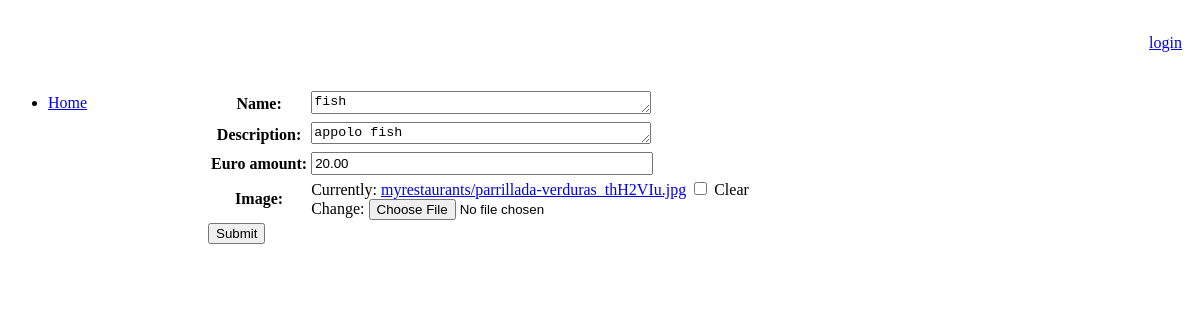
/myrestaurants/restaurants/2/dishes/3/edit/, run on the app's committed database.
### myrestaurants/models.py (models this page shows, shortened)
class Dish(models.Model):
    name = models.TextField()
    description = models.TextField(blank=True, null=True)
    price = models.DecimalField('Euro amount', max_digits=8, decimal_places=2, blank=True,
        null=True)
    user = models.ForeignKey(User, default=1)
    date = models.DateField(default=date.today)
    image = models.ImageField(upload_to="myrestaurants", blank=True, null=True)
    restaurant = models.ForeignKey(Restaurant, null=True, related_name='dishes')

### myrestaurants/forms.py
class DishForm(ModelForm):
    class Meta:
        model = Dish
        exclude = ('user', 'date', 'restaurant',)

### myrestaurants/templates/myrestaurants/form.html (shortened to what this page needs)
{% extends "myrestaurants/base.html" %}
{% block content %}
    <form method="post" enctype="multipart/form-data" action="">
        <table>
            {{ form.as_table }}
        </table>
        <input type="submit" value="Submit"/>
    </form>
{% endblock %}

### myrestaurants/static/style/base.css (style rules this page uses)
textarea, input[type=number], input[type=url] { height: 1.25em; width: 25em; }

### data on the page
Dish: name "fish", description "appolo fish", price "20.00"
